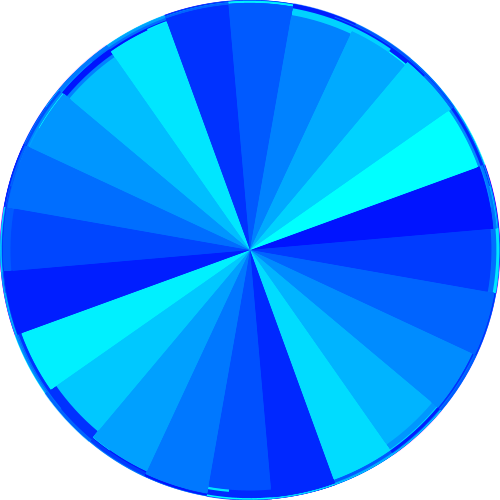
Frame 1 (no input)
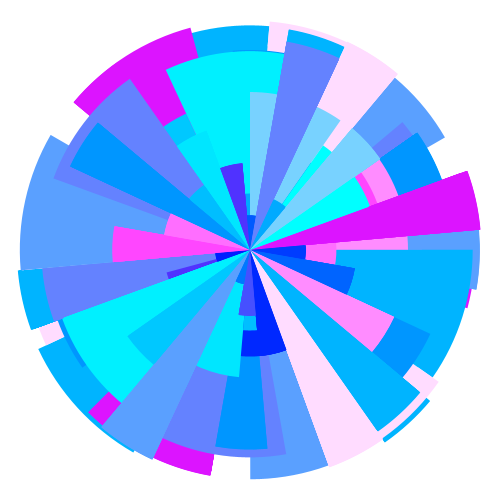
Frame 60 (the mouse pressed at the canvas centre just before this capture)
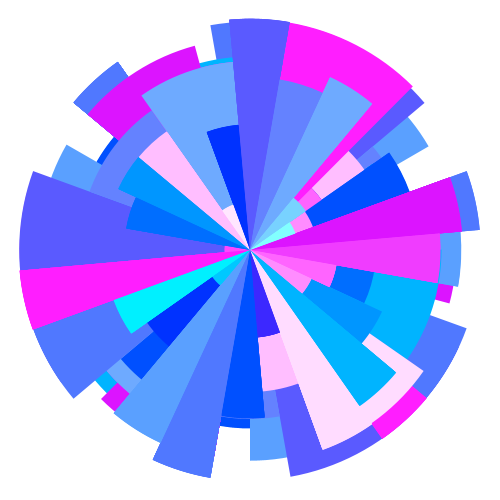
Frame 120 (the mouse held since frame 60 and released just before this capture)

The Processing sketch that drew these frames (run headless with seeded random() and noise(); from frame 60 on, the mouse is pressed at the canvas centre):

// Processing sketch: processing_168595
// ── processing_168595.pde

float[][] eSize=new float[6][10];
float[][] speed= {
  {
    0.6, 0.9, 0.2, 0.5, 1.3, 0.6
  }
  , 
  {
    0.2, 1.0, 0.3, 0.6, 1.4, 0.7
  }
  , 
  {
    0.3, 1.1, 0.4, 0.7, 1.5, 0.8
  }
  , 
  {
    0.4, 0.3, 1.2, 0.9, 0.5, 0.8,
  }
};
int[][] cColor= {
  {
    220, 240, 260, 280, 300, 320
  }
  , {
    60, 70, 80, 90, 100, 50
  }
  , {
    340, 360, 380, 400, 420, 440,
  }
  , {
    80, 90, 100, 110, 120, 130
  }
};

int[][] bColor= {
  {
    20, 60, 100, 140, 180, 220
  }
  , {
    40, 80, 120, 160, 200, 240
  }
  , {
    30, 70, 110, 150, 190, 230
  }
  , {
    50, 90, 130, 170, 210, 600
  }
};
float minSize=50.0;
float maxSize=500.0;
int lastAngle=-20;
int[] angle= {
  15, 15, 35, 15, 15, 15, 
  15, 15, 15, 15, 15, 15, 
  15, 15, 15, 15, 35, 15, 
  15, 35, 15, 15, 15, 15
};

void setup() {
  size(500, 500);
  background(255);
  noStroke();
  fill(0);
  for (int y=0; y<4; y++) {
    for (int x=0; x<8; x++) {
      eSize[y][x]=maxSize;
    }
  }
}

void draw() {
  background(255);
  for (int i=0; i<angle.length; i++) {
    for (int y=0; y<4; y++) {
      for (int x=0; x<6; x++) {
        eSize[y][x]+=speed[y][x];
        if (eSize[y][x]>maxSize||eSize[y][x]<minSize)speed[y][x]=-speed[y][x];
        fill(cColor[y][x], bColor[y][x], 270);
        if (eSize[y][x]>maxSize||eSize[y][x]<minSize)cColor[y][x]=-cColor[y][x];
        arc(width/2, height/2, eSize[y][x], eSize[y][x], radians(lastAngle), radians(lastAngle+angle[i]));
        lastAngle+=angle[i];
      }
    }
  }
}
